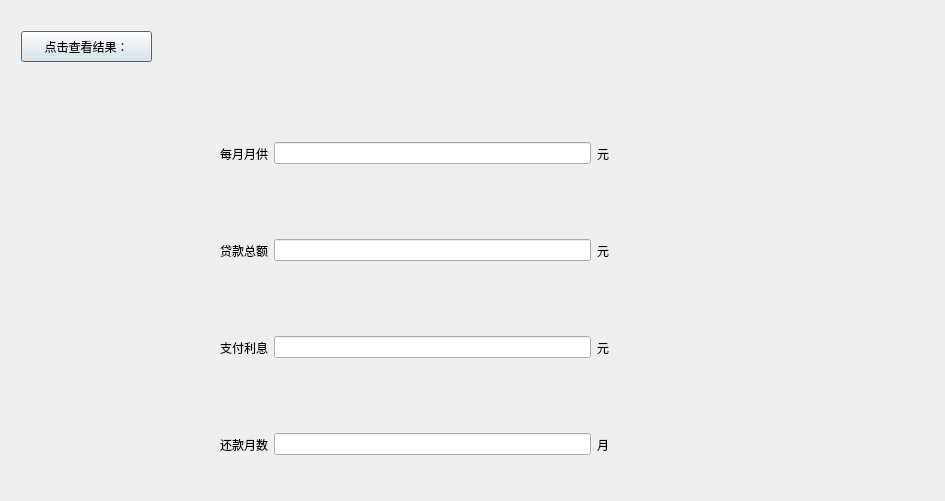
<?xml version="1.0" encoding="UTF-8"?>
<ui version="4.0">
 <class>Dialog</class>
 <widget class="QDialog" name="Dialog">
  <property name="geometry">
   <rect>
    <x>0</x>
    <y>0</y>
    <width>945</width>
    <height>501</height>
   </rect>
  </property>
  <property name="windowTitle">
   <string>Dialog</string>
  </property>
  <layout class="QVBoxLayout" name="verticalLayout">
   <item>
    <widget class="QWidget" name="widget_2" native="true">
     <widget class="QPushButton" name="pushButton">
      <property name="geometry">
       <rect>
        <x>10</x>
        <y>20</y>
        <width>131</width>
        <height>31</height>
       </rect>
      </property>
      <property name="text">
       <string>点击查看结果：</string>
      </property>
     </widget>
    </widget>
   </item>
   <item>
    <widget class="QWidget" name="widget" native="true">
     <layout class="QHBoxLayout" name="horizontalLayout">
      <item>
       <spacer name="horizontalSpacer">
        <property name="orientation">
         <enum>Qt::Horizontal</enum>
        </property>
        <property name="sizeType">
         <enum>QSizePolicy::Fixed</enum>
        </property>
        <property name="sizeHint" stdset="0">
         <size>
          <width>200</width>
          <height>20</height>
         </size>
        </property>
       </spacer>
      </item>
      <item>
       <widget class="QLabel" name="label">
        <property name="text">
         <string>每月月供</string>
        </property>
       </widget>
      </item>
      <item>
       <widget class="QLineEdit" name="lineEdit_1"/>
      </item>
      <item>
       <widget class="QLabel" name="label_7">
        <property name="text">
         <string>元</string>
        </property>
       </widget>
      </item>
      <item>
       <spacer name="horizontalSpacer_2">
        <property name="orientation">
         <enum>Qt::Horizontal</enum>
        </property>
        <property name="sizeHint" stdset="0">
         <size>
          <width>40</width>
          <height>20</height>
         </size>
        </property>
       </spacer>
      </item>
     </layout>
    </widget>
   </item>
   <item>
    <widget class="QWidget" name="widget_3" native="true">
     <layout class="QHBoxLayout" name="horizontalLayout_3">
      <item>
       <spacer name="horizontalSpacer_5">
        <property name="orientation">
         <enum>Qt::Horizontal</enum>
        </property>
        <property name="sizeType">
         <enum>QSizePolicy::Fixed</enum>
        </property>
        <property name="sizeHint" stdset="0">
         <size>
          <width>200</width>
          <height>20</height>
         </size>
        </property>
       </spacer>
      </item>
      <item>
       <widget class="QLabel" name="label_3">
        <property name="text">
         <string>贷款总额</string>
        </property>
       </widget>
      </item>
      <item>
       <widget class="QLineEdit" name="lineEdit_2"/>
      </item>
      <item>
       <widget class="QLabel" name="label_8">
        <property name="text">
         <string>元</string>
        </property>
       </widget>
      </item>
      <item>
       <spacer name="horizontalSpacer_6">
        <property name="orientation">
         <enum>Qt::Horizontal</enum>
        </property>
        <property name="sizeHint" stdset="0">
         <size>
          <width>40</width>
          <height>20</height>
         </size>
        </property>
       </spacer>
      </item>
     </layout>
    </widget>
   </item>
   <item>
    <widget class="QWidget" name="widget_4" native="true">
     <layout class="QHBoxLayout" name="horizontalLayout_4">
      <item>
       <spacer name="horizontalSpacer_7">
        <property name="orientation">
         <enum>Qt::Horizontal</enum>
        </property>
        <property name="sizeType">
         <enum>QSizePolicy::Fixed</enum>
        </property>
        <property name="sizeHint" stdset="0">
         <size>
          <width>200</width>
          <height>20</height>
         </size>
        </property>
       </spacer>
      </item>
      <item>
       <widget class="QLabel" name="label_4">
        <property name="text">
         <string>支付利息</string>
        </property>
       </widget>
      </item>
      <item>
       <widget class="QLineEdit" name="lineEdit_3"/>
      </item>
      <item>
       <widget class="QLabel" name="label_10">
        <property name="text">
         <string>元</string>
        </property>
       </widget>
      </item>
      <item>
       <spacer name="horizontalSpacer_8">
        <property name="orientation">
         <enum>Qt::Horizontal</enum>
        </property>
        <property name="sizeHint" stdset="0">
         <size>
          <width>40</width>
          <height>20</height>
         </size>
        </property>
       </spacer>
      </item>
     </layout>
    </widget>
   </item>
   <item>
    <widget class="QWidget" name="widget_5" native="true">
     <layout class="QHBoxLayout" name="horizontalLayout_5">
      <item>
       <spacer name="horizontalSpacer_9">
        <property name="orientation">
         <enum>Qt::Horizontal</enum>
        </property>
        <property name="sizeType">
         <enum>QSizePolicy::Fixed</enum>
        </property>
        <property name="sizeHint" stdset="0">
         <size>
          <width>200</width>
          <height>20</height>
         </size>
        </property>
       </spacer>
      </item>
      <item>
       <widget class="QLabel" name="label_5">
        <property name="text">
         <string>还款月数</string>
        </property>
       </widget>
      </item>
      <item>
       <widget class="QLineEdit" name="lineEdit_4"/>
      </item>
      <item>
       <widget class="QLabel" name="label_11">
        <property name="text">
         <string>月</string>
        </property>
       </widget>
      </item>
      <item>
       <spacer name="horizontalSpacer_10">
        <property name="orientation">
         <enum>Qt::Horizontal</enum>
        </property>
        <property name="sizeHint" stdset="0">
         <size>
          <width>40</width>
          <height>20</height>
         </size>
        </property>
       </spacer>
      </item>
     </layout>
    </widget>
   </item>
  </layout>
 </widget>
 <resources/>
 <connections/>
</ui>
